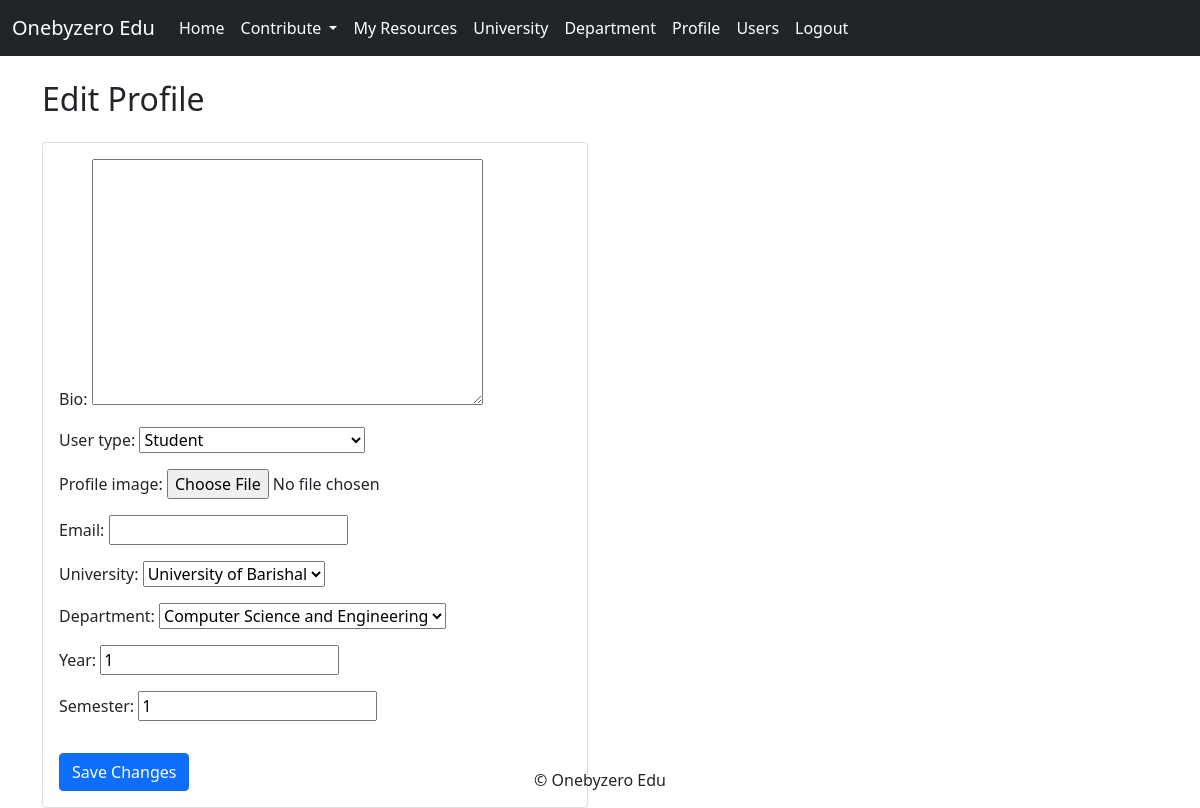
Page /account/edit_profile/ (signed in) on the earlier database version.
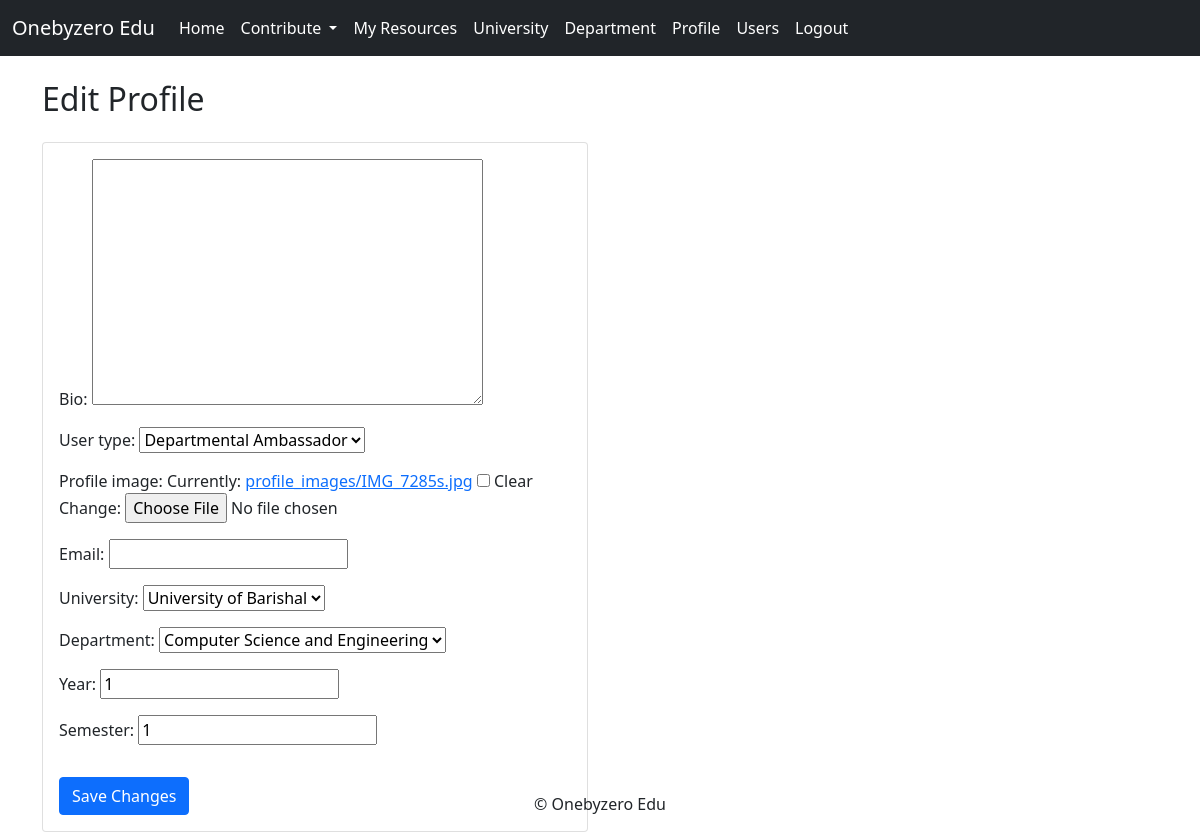
Same page on the later database version.
### account/models.py (models this page shows)
class Profile(models.Model):
    USER_TYPE_CHOICES = (
        ('student', 'Student'),
        ('batch_ambassador', 'Batch Ambassador'),
        ('departmental_ambassador', 'Departmental Ambassador'),
        ('university_ambassador', 'University Ambassador'),
        ('admin', 'Admin'),
    )
    user = models.OneToOneField(User, on_delete=models.CASCADE)
    user_type = models.CharField(max_length=100, choices=USER_TYPE_CHOICES, default='student')
    bio = models.TextField(blank=True)
    profile_image = models.ImageField(upload_to='profile_images/', blank=True, null=True)
    email = models.EmailField(max_length=254, blank=True)
    university = models.ForeignKey('study.University', on_delete=models.CASCADE, blank=True, null=True)
    department = models.ForeignKey('study.Department', on_delete=models.CASCADE, blank=True, null=True)
    year = models.PositiveIntegerField(blank=True, null=True)
    semester = models.PositiveIntegerField(blank=True, null=True)
    is_verified = models.BooleanField(default=False)

### account/views.py (the view)
# urls.py: path('edit_profile/', views.edit_profile, name='edit_profile'),
@login_required
def edit_profile(request):
    user = request.user
    try:
        profile = Profile.objects.get(user=user)  # Retrieve the user's profile
    except Profile.DoesNotExist:
        profile = Profile(user=user)
        profile.save()
    if request.method == 'POST':
        form = EditProfileForm(request.POST, request.FILES, instance=profile)
        if form.is_valid():
            form.save()
            return redirect('view_profile')
    else:
        form = EditProfileForm(instance=profile)
    context = {
        'form': form
    }
    return render(request, 'profile/edit_profile.html', context)

### account/forms.py
class EditProfileForm(forms.ModelForm):
    class Meta:
        model = Profile
        fields =  ['bio', 'user_type', 'profile_image', 'email', 'university', 'department', 'year', 'semester']
    def __init__(self, *args, **kwargs):
        super().__init__(*args, **kwargs)
        self.fields['department'].queryset = Department.objects.none()
        if 'university' in self.data:
            try:
                university_id = int(self.data.get('university'))
                self.fields['department'].queryset = Department.objects.filter(university_id=university_id).order_by('name')
            except (ValueError, TypeError):
                pass  # invalid input from the client; ignore and fallback to empty City queryset
        elif self.instance and self.instance.university:
            self.fields['department'].queryset = self.instance.university.department_set.order_by('name')

### study/models.py (called while the page is built)
    def __str__(self):
        return f'{self.name}'

    def __str__(self):
        return f'{self.name}'

### account/templates/profile/edit_profile.html (shortened to what this page needs)
{% extends "base.html" %}
{% block content %}
<div class="container mt-4">
        <h2 class="mb-4">Edit Profile</h2>
    <div class="row">
        <div class="col-md-6">
            <div class="card">
                <div class="card-body">
                    <form method="post" id="QuestionForm" enctype="multipart/form-data" data-departments-url="{% url 'ajax_load_departments' %}">
                        {{ form.as_p }}
                        <button type="submit" class="btn btn-primary mt-3">Save Changes</button>
                    </form>
                </div>
            </div>
    </div>
    </div>
</div>
{% endblock %}

Differences in the rows shown:
changed Profile "Computer Science and Engineering": user_type "Student" → "Departmental Ambassador"
Other differences:
form field as_p: (not shown) → "☐"
text no longer shown: "Bio: User type: Profile image: Email: University: Department: Year: Semester:"
text now shown: "Bio: User type: Profile image: Currently: profile_images/IMG_7285s.jpg Clear Change: Email: University: Department: Year: Semester:"
